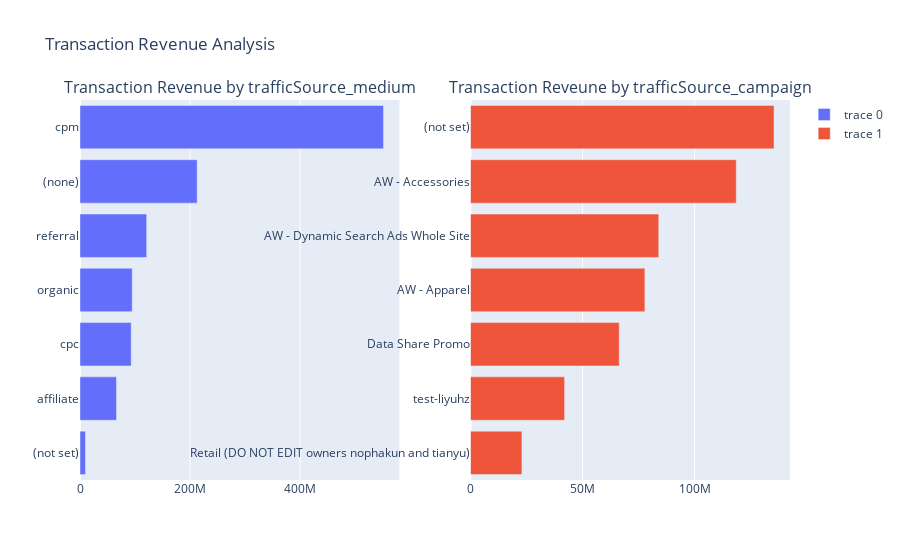

The cell this chart's notebook holds for it:
### Markdown cell above
> trafficSource_campaign

```
이 컬럼은 방문자를 사이트로 유도한 광고 캠페인의 이름을 나타냅니다. 예를 들어, 특정 광고 캠페인을 통해 웹사이트에 방문한 사용자의 경우, 그 광고 캠페인의 이름이 이 컬럼에 기록됩니다.
주로 마케팅 팀이 다양한 광고 캠페인의 성능을 분석할 때 사용합니다.
예: "Black Friday Sale", "Summer Promotion" 등
```

> trafficSource_source

```
방문자가 사이트에 도달한 경로를 나타내는 컬럼입니다.
예를 들어, 사용자가 Google에서 검색하여 사이트에 접속한 경우 'google'이라는 값이 저장될 것입니다. 다른 예로, 페이스북 링크를 클릭하여 접속한 경우 'facebook.com'이라는 값이 저장될 것입니다.
예: "google", "facebook.com", "bing", "newsletter" 등
```
> trafficSource_medium

```
방문자가 사이트에 도달한 매체를 나타내는 컬럼입니다. 이 컬럼은 'source'보다 더 고수준의 정보를 제공합니다.
예를 들면, 방문자가 검색을 통해 사이트에 도달한 경우 'organic'이라는 값이 저장될 것입니다. 만약 유료 광고 클릭을 통해 도달한 경우 'cpc' (Cost Per Click) 값이 저장될 것입니다.
주로 사용되는 값들: "organic" (무료 검색 트래픽), "cpc" (유료 검색 트래픽), "referral" (다른 사이트를 통한 트래픽), "email" (이메일 마케팅을 통한 트래픽) 등
```

### Code cell
import pandas as pd
import plotly.graph_objects as go
from plotly.subplots import make_subplots

# 첫 번째 그래프 데이터
df_trafficSource_campaign=pd.DataFrame(df.groupby(df['trafficSource_campaign'])['totals_transactionRevenue'].mean()).reset_index()
df_trafficSource_campaign=df_trafficSource_campaign.dropna().sort_values("totals_transactionRevenue",ascending=True)

# 두 번째 그래프 데이터
df_trafficSource_medium=pd.DataFrame(df.groupby(df['trafficSource_medium'])['totals_transactionRevenue'].mean()).reset_index()
df_trafficSource_medium=df_trafficSource_medium.dropna().sort_values('totals_transactionRevenue',ascending=True)

# 1X2 서브플롯 생성
fig=make_subplots(rows=1,cols=2,subplot_titles=('Transaction Revenue by trafficSource_medium','Transaction Reveune by trafficSource_campaign'))

# 'trafficSource_medium' 그래프를 서브플롯에 추가 (수평 막대그래프로 변경)
fig.add_trace(
    go.Bar(x=df_trafficSource_medium['totals_transactionRevenue'],y=df_trafficSource_medium['trafficSource_medium'],orientation='h'),
    row=1,col=1
)

# 'trafficSource_campaign' 그래프를 두번째 서브플롯에 추가(수평 막대그래프로 변경)
fig.add_trace(
    go.Bar(x=df_trafficSource_campaign['totals_transactionRevenue'],y=df_trafficSource_campaign['trafficSource_campaign'],orientation='h'),
    row=1,col=2
)

# 레이아웃 업데이트 및 출력
fig.update_layout(title_text='Transaction Revenue Analysis')
fig.show()

### Figure 1 — Plotly figure (JSON) as saved in the notebook; plotly's stock layout.template omitted (floating-point values rounded to 4 significant figures)
{"data": [{"orientation": "h", "type": "bar", "x": [9990000, 66380000.0, 93070000.0, 94930000.0, 121200000.0, 212900000.0, 551700000.0], "xaxis": "x", "y": ["(not set)", "affiliate", "cpc", "organic", "referral", "(none)", "cpm"], "yaxis": "y"}, {"orientation": "h", "type": "bar", "x": [22950000, 42000000, 66380000.0, 77820000, 84000000.0, 118600000.0, 135500000.0], "xaxis": "x2", "y": ["Retail (DO NOT EDIT owners nophakun and tianyu)", "test-liyuhz", "Data Share Promo", "AW - Apparel", "AW - Dynamic Search Ads Whole Site", "AW - Accessories", "(not set)"], "yaxis": "y2"}], "layout": {"annotations": [{"font": {"size": 16}, "showarrow": false, "text": "Transaction Revenue by trafficSource_medium", "x": 0.225, "xanchor": "center", "xref": "paper", "y": 1, "yanchor": "bottom", "yref": "paper"}, {"font": {"size": 16}, "showarrow": false, "text": "Transaction Reveune by trafficSource_campaign", "x": 0.775, "xanchor": "center", "xref": "paper", "y": 1, "yanchor": "bottom", "yref": "paper"}], "title": {"text": "Transaction Revenue Analysis"}, "xaxis": {"anchor": "y", "domain": [0, 0.45]}, "xaxis2": {"anchor": "y2", "domain": [0.55, 1]}, "yaxis": {"anchor": "x", "domain": [0, 1]}, "yaxis2": {"anchor": "x2", "domain": [0, 1]}}}
